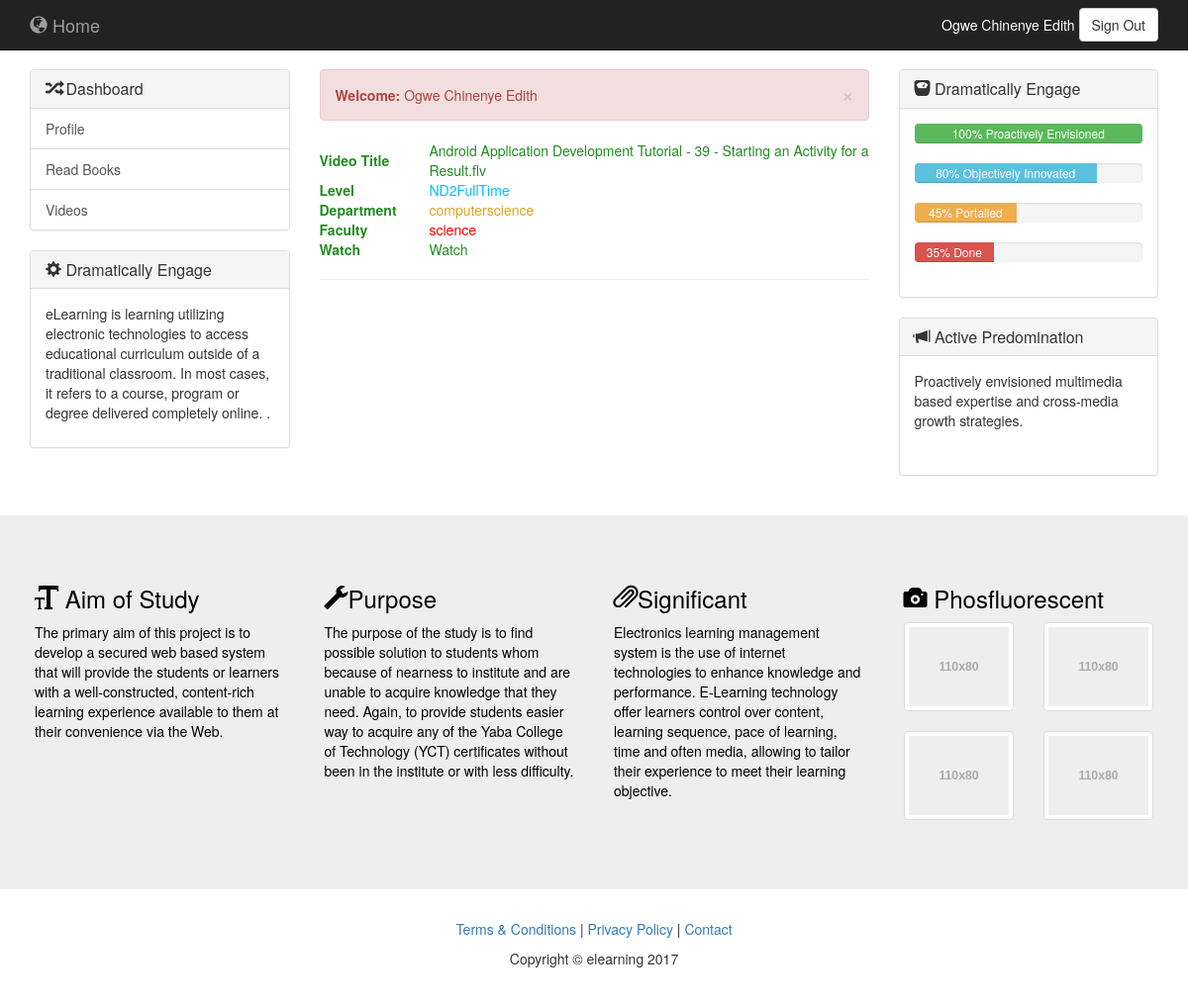
Screenshot of /video.php (signed in) with the database file from the repository.
### tables this page shows
CREATE TABLE `users` (
  `user_id` int(5) NOT NULL,
  `user_name` varchar(25) NOT NULL,
  `department` varchar(50) NOT NULL,
  `faculty` varchar(50) NOT NULL,
  `level` varchar(100) NOT NULL,
  `user_email` varchar(35) NOT NULL,
  `user_pass` varchar(255) NOT NULL
);

CREATE TABLE `videos` (
  `videoID` int(11) NOT NULL,
  `title` varchar(200) NOT NULL,
  `level` varchar(100) NOT NULL,
  `department` varchar(50) NOT NULL,
  `faculty` varchar(50) NOT NULL,
  `video` blob NOT NULL
);

### video.php (the view, shortened to what this page needs)
<?php
$res=mysql_query("SELECT * FROM users WHERE user_id=".$_SESSION['user']);
$userRow=mysql_fetch_array($res);
?>
<!DOCTYPE html>
<html lang="en">
<head>
    <link href="css/bootstrap.min.css" rel="stylesheet">
    <link href="css/custom.css" rel="stylesheet">
</head>
<body>
    <?php include_once('include/nav.php'); ?>
<div class="container-fluid" style="margin-top: 20px;">
        <?php include_once('include/LeftColumn.php'); ?>
        <div class="col-sm-6">
            <div class="alert alert-danger alert-dismissible" role="alert">
                <button type="button" class="close" data-dismiss="alert" aria-label="Close"><span aria-hidden="true">&times;</span></button>
                <strong>Welcome:</strong> <?php echo $userRow['user_name']; ?>
            </div>
		  <?php
            $connect = mysql_connect("localhost", "root", "");
            $sql = mysql_query("SELECT * FROM videos ",$connect);
            echo "<table border=\"0\" width='100%'>";
            while ($result1 = mysql_fetch_array ($sql))
            {
                echo "<tr>";
				echo "<th style='color: #228B22; width:20%;'>Video Title</th>";
                echo "<td style='color:#228B22'>".$result1 ["title"]."</td>";
				echo "</tr>";
				echo "<tr>";
				echo "<th style='color: #228B22; width:20%;'>Level</th>";
                echo "<td style='color:#00BFFF'>".$result1["level"]."</td>";
				echo "<tr>";
				echo "<tr>";
				echo "<th style='color: #228B22; width:20%;'>Department</th>";
                echo "<td style='color:#DAA520'>".$result1["department"]."</td>";
				echo "<tr>";
				echo "<tr>";
				echo "<th style='color: #228B22; width:20%;'>Faculty</th>";
                echo "<td style='color:#FF0000'>".$result1["faculty"]."</td>";
				echo "<tr>";
				echo "<tr>";
				echo "<th style='color: #228B22; width:20%;'>Watch</th>";
                echo "<td><a href=\"auth/".$result1['video']."\" target=\"_blank\" style='color:#228B22'>Watch</a></td>";
                echo "</tr>";
				echo "<tr>";
				echo "<th colspan='3'><hr></th>";
				echo "<tr>";
				echo "<tr>";
				echo "<th colspan='3'>&nbsp;</th>";
            }
            echo "</table>";
            ?>
        </div>
       <?php include_once('include/RightColumn.php'); ?>
    </div>
    <?php include_once('include/footerstd.php');?>
</body>
</html>

### include/nav.php (shortened to what this page needs)
<nav class="navbar navbar-inverse navbar-fixed-top" role="navigation" >
       <div class="container">
           <div class="navbar-header">
               <a class="navbar-brand" href="home.php"><span class="glyphicon glyphicon-globe"></span> Home</a>
           </div>
           <div class="collapse navbar-collapse" id="navbar">
               <div class="navbar-form navbar-right form-inline">
                <div class="form-group" style="color: #fff;">
                <?php echo $userRow['user_name']; ?>
                </div>
                 <div class="form-group">
                       <a href="logout.php?logout"  class="btn btn-default">Sign Out</a>
                </div>
                </div>
           </div>
       </div>
   </nav>

### css/custom.css (style rules this page uses)
body { padding-top: 50px; }

### rows the page displays
users: user_name "Ogwe Chinenye Edith"
videos: title "Android Application Development Tutorial - 39 - Starting an Activity for a Result.flv", level "ND2FullTime", department "computerscience", faculty "science"
